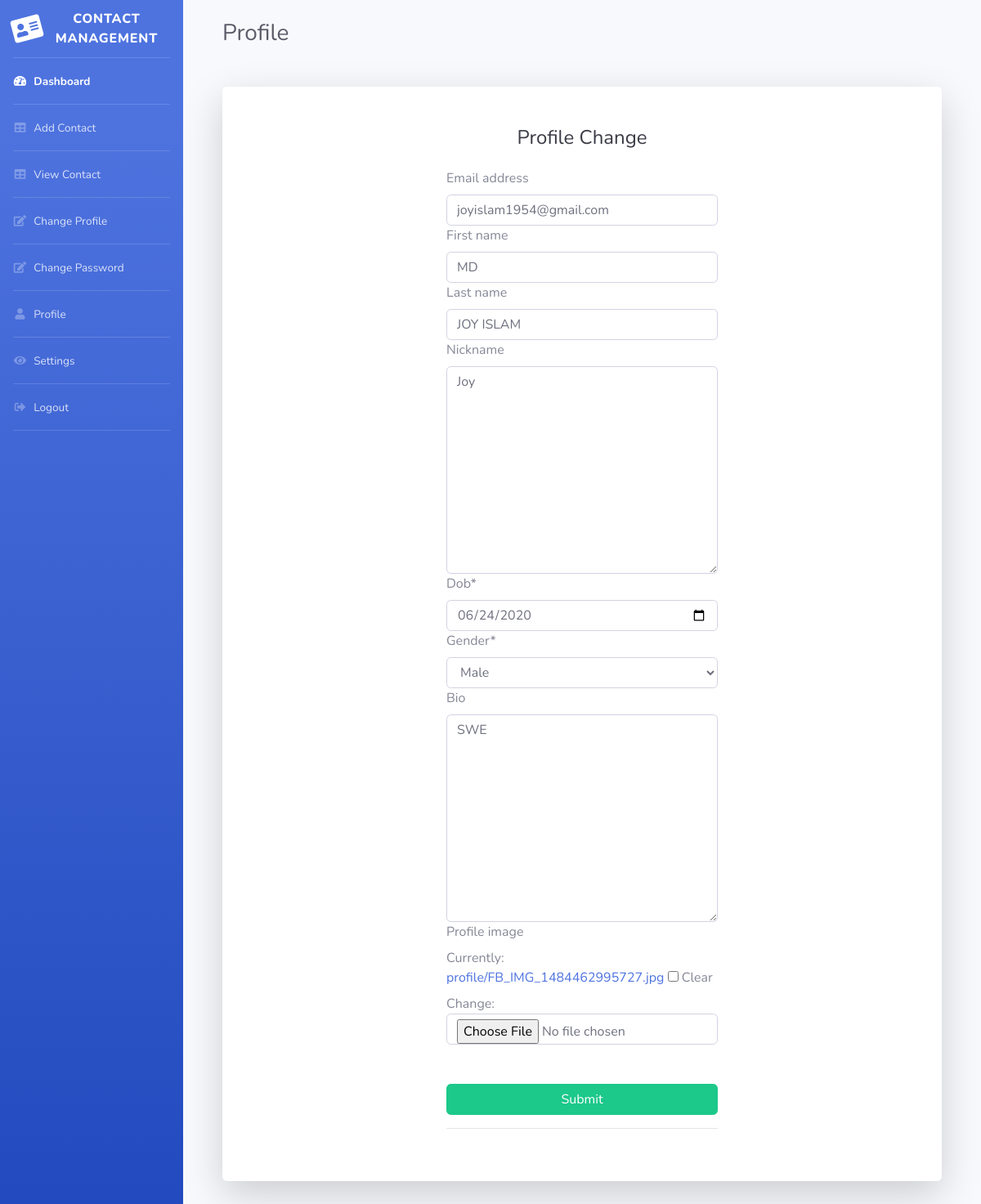
The app's page /change/profile/ (signed in), older data.
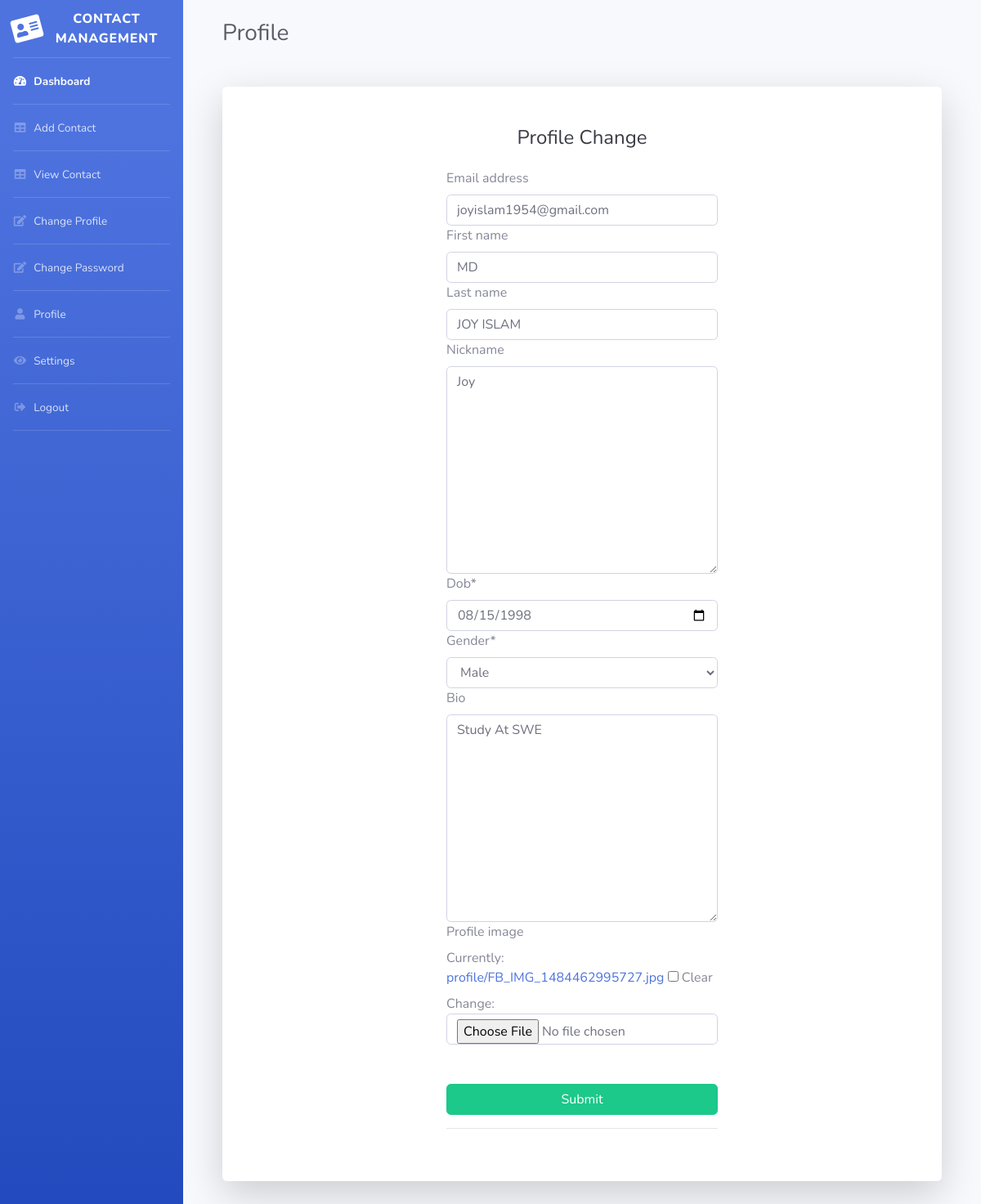
The same page, newer data.
### Social_Apps/models.py (models this page shows)
class Profile(models.Model):
    user = models.OneToOneField(User, on_delete=models.CASCADE)
    nickname = models.TextField(max_length=64, null=True, blank=True)
    dob = models.DateField(null=True, blank=True)
    gender = models.CharField(max_length=1,
                              choices=GENDER_CHOICES, default='M')
    bio = models.TextField(max_length=1024, null=True, blank=True)
    profile_image = models.ImageField(default='default-avatar.png', upload_to='profile/', null=True, blank=True)

### Social_Apps/views.py (the view)
# urls.py: path('change/profile/', views.ChangeProfile.as_view(), name='change_profile'),
class ChangeProfile(LoginRequiredMixin, TemplateView):
    user_form = UserUpdateForm
    profile_form = ProfileForm
    template_name = 'Social_Apps/change_profile.html'
    def post(self, request):
        post_data = request.POST or None
        file_data = request.FILES or None
        user_form = UserUpdateForm(post_data, instance=request.user)
        profile_form = ProfileForm(post_data, file_data, instance=request.user.profile)
        if user_form.is_valid() and profile_form.is_valid():
            user_form.save()
            profile_form.save()
            messages.error(request, 'Your profile is updated successfully!')
            return redirect('Profile')
        context = self.get_context_data(
                                        user_form=user_form,
                                        profile_form=profile_form
                                    )
        return render(request, 'Social_Apps/change_profile.html', context)
    def get(self, request, *args, **kwargs):
        return self.post(request, *args, **kwargs)

### Social_Apps/forms.py
class UserUpdateForm(forms.ModelForm):
    def __init__(self, *args, **kwargs):
        super(UserUpdateForm, self).__init__(*args, **kwargs)
        for email in self.fields.keys():
            self.fields[email].widget.attrs.update({
                'class': 'form-control',
            })
    class Meta:
         model = User
         fields = (
                 'email','first_name','last_name'
                )

class ProfileForm(forms.ModelForm):
    dob = forms.DateField(widget=forms.widgets.DateInput(attrs={"type": "date"}))
    def __init__(self, *args, **kwargs):
        super(ProfileForm, self).__init__(*args, **kwargs)
        for nickname in self.fields.keys():
            self.fields[nickname].widget.attrs.update({
                'class': 'form-control',
            })
    class Meta:
        model = Profile
        fields = [
            'nickname','dob','gender','bio','profile_image'
        ]

### Social_Apps/templates/Social_Apps/change_profile.html (shortened to what this page needs)
{% extends 'Contact/index.html' %}
{% load static %}
{% load crispy_forms_tags %}
{% block content %}
    <div class="container-fluid">
        <div class="d-sm-flex align-items-center justify-content-between mb-4 mt-4">
        <h1 class="h3 mb-0 text-gray-800">Profile</h1>
        </div>
        <div class="card o-hidden border-0 shadow-lg my-5">
          <div class="card-body p-0">
            <div class="row">
              <div class="col-lg-3"></div>
              <div class="col-lg-6">
                <div class="p-5">
                  <div class="text-center">
                    <h1 class="h4 text-gray-900 mb-4">Profile Change</h1>
                  </div>
                  <form method="POST" enctype="multipart/form-data">
                    {{user_form | crispy}}
                    {{profile_form | crispy}}
                      <br>
                      <br>
                    <button type="submit" class="btn btn-success btn-block">Submit</button>
                  </form>
                  <hr>
                </div>
              </div>
            </div>
          </div>
        </div>
    </div>
{% endblock content %}

### Contact/templates/Contact/index.html (shortened to what this page needs)
{% load static %}
<html lang="en">
<head>
  <link href="https://cdnjs.cloudflare.com/ajax/libs/font-awesome/5.11.2/css/all.min.css" rel="stylesheet" type="text/css">
  <link href="{% static 'Contact/css/sb-admin-2.min.css' %}" rel="stylesheet">
</head>
<body id="page-top">
  <div id="wrapper">
    <ul class="navbar-nav bg-gradient-primary sidebar sidebar-dark accordion" id="accordionSidebar">
      <a class="sidebar-brand d-flex align-items-center justify-content-center" href="#">
        <div class="sidebar-brand-icon rotate-n-15">
          <i class="fas fa-address-card"></i>
        </div>
        <div class="sidebar-brand-text mx-3">Contact Management</div>
      </a>
      <hr class="sidebar-divider my-0">
      <li class="nav-item active">
        <a class="nav-link" href="{% url 'home' %}">
          <i class="fas fa-fw fa-tachometer-alt"></i>
          <span>Dashboard</span></a>
      </li>
      <hr class="sidebar-divider my-0">
      <li class="nav-item">
        <a class="nav-link" href="{% url 'addContact' %}">
          <i class="fas fa-fw fa-table"></i>
          <span>Add Contact</span></a>
      </li>
     <hr class="sidebar-divider my-0"><li class="nav-item">
        <a class="nav-link" href="{% url 'viewContact' %}">
          <i class="fas fa-fw fa-table"></i>
          <span>View Contact</span></a>
      </li>
     <hr class="sidebar-divider my-0">
      <li class="nav-item">
        <a class="nav-link" href="{% url 'change_profile' %}">
          <i class="fas fa-fw fa-edit"></i>
          <span>Change Profile</span></a>
      </li>
        <hr class="sidebar-divider my-0">
      <li class="nav-item">
        <a class="nav-link" href="{% url 'password' %}">
          <i class="fas fa-fw fa-edit"></i>
          <span>Change Password</span></a>
      </li>
      <hr class="sidebar-divider my-0">
      <li class="nav-item">
        <a class="nav-link" href="{% url 'Profile' %}">
          <i class="fas fa-fw fa-user"></i>
          <span>Profile</span></a>
      </li>
      <hr class="sidebar-divider my-0">
        <li class="nav-item">
        <a class="nav-link" href="{% url 'settings' %}">
          <i class="fas fa-fw fa-eye"></i>
          <span>Settings</span></a>
      </li>
      <hr class="sidebar-divider my-0">
      <li class="nav-item">
        <a class="nav-link" href="{% url 'logout' %}">
          <i class="fas fa-fw fa-sign-out-alt"></i>
          <span>Logout</span></a>
      </li>
      <hr class="sidebar-divider d-none d-md-block">
    </ul>
    <div id="content-wrapper" class="d-flex flex-column">
      <div id="content">
        <div class="container-fluid">
            <div>
              {% block content%}
              {% endblock content%}
            </div>
        </div>
        </div>
      </div>
    </div>
</body>
</html>

Row changes from the older to the newer data that the page shows:
changed Profile "Joy": dob "06/24/2020" → "08/15/1998"; bio "SWE" → "Study At SWE"
